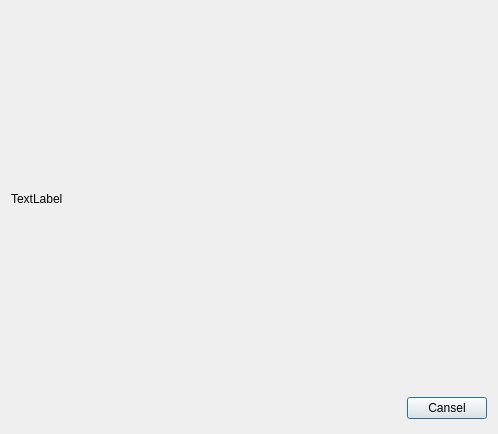
<?xml version="1.0" encoding="UTF-8"?>
<ui version="4.0">
 <class>Dialog</class>
 <widget class="QDialog" name="Dialog">
  <property name="geometry">
   <rect>
    <x>0</x>
    <y>0</y>
    <width>498</width>
    <height>434</height>
   </rect>
  </property>
  <property name="windowTitle">
   <string>Dialog</string>
  </property>
  <layout class="QVBoxLayout" name="verticalLayout">
   <item>
    <widget class="QLabel" name="image_label">
     <property name="text">
      <string>TextLabel</string>
     </property>
    </widget>
   </item>
   <item>
    <widget class="QFrame" name="frame_2">
     <property name="maximumSize">
      <size>
       <width>16777215</width>
       <height>30</height>
      </size>
     </property>
     <property name="frameShape">
      <enum>QFrame::NoFrame</enum>
     </property>
     <property name="frameShadow">
      <enum>QFrame::Raised</enum>
     </property>
     <layout class="QHBoxLayout" name="horizontalLayout">
      <property name="spacing">
       <number>0</number>
      </property>
      <property name="margin">
       <number>0</number>
      </property>
      <item>
       <spacer name="horizontalSpacer">
        <property name="orientation">
         <enum>Qt::Horizontal</enum>
        </property>
        <property name="sizeHint" stdset="0">
         <size>
          <width>366</width>
          <height>20</height>
         </size>
        </property>
       </spacer>
      </item>
      <item>
       <widget class="QPushButton" name="cansel_button">
        <property name="text">
         <string>Cansel</string>
        </property>
       </widget>
      </item>
     </layout>
    </widget>
   </item>
  </layout>
  <zorder>frame_2</zorder>
  <zorder>horizontalSpacer</zorder>
  <zorder>image_label</zorder>
 </widget>
 <resources/>
 <connections/>
</ui>
